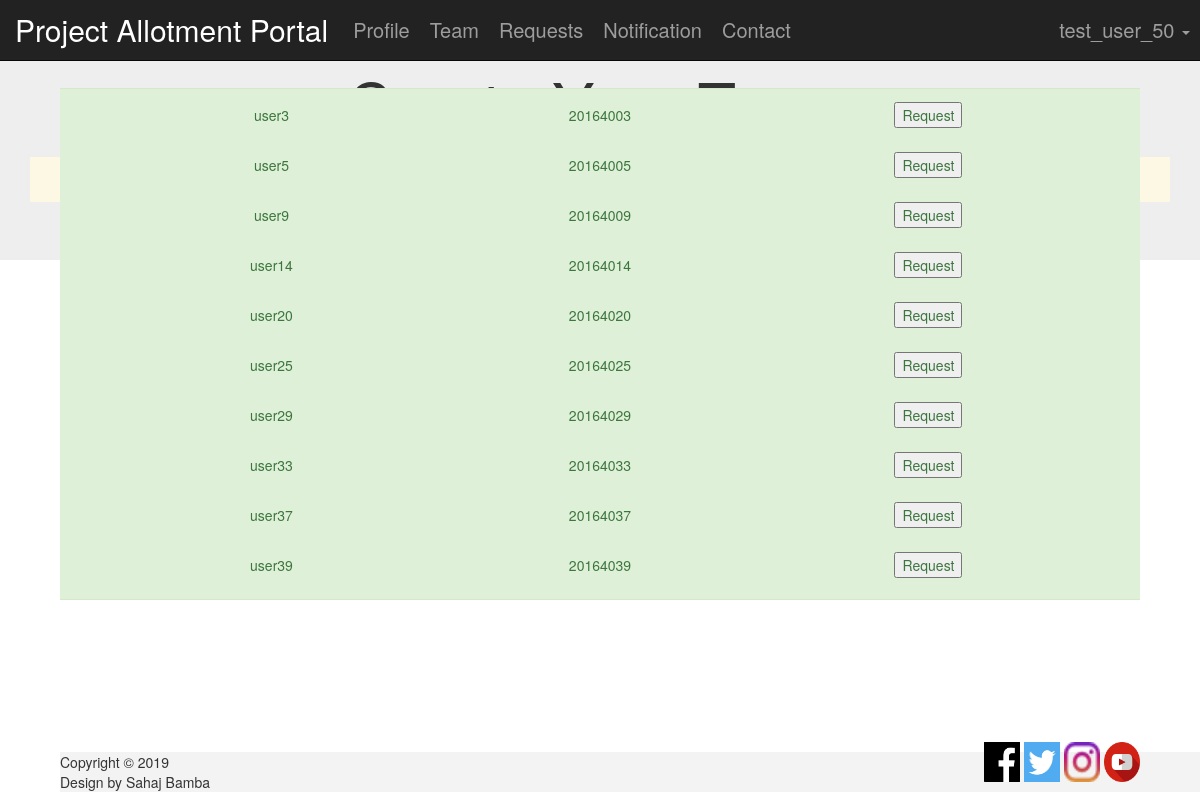
The app's page /accounts/team/ (signed in) with its own data.
### accounts/models.py (models this page shows, shortened)
class User_details(models.Model):
    GENDER_CHOICES =(
        ('F','Female'),
        ('M','Male'),
        ('P','Prefer Not To Say')
    )
    user_reg_no = models.DecimalField(verbose_name="reg_no", max_digits=8, decimal_places=0, unique=True,blank=False)
    user_email = models.EmailField(verbose_name="email", max_length=100,unique=True,blank=False)
    user_name = models.CharField(verbose_name="name", max_length=100,blank=False)
    user_gender = models.CharField(max_length=1, choices=GENDER_CHOICES)
    user_cpi = models.DecimalField(verbose_name="cpi", max_digits=4 , decimal_places=2,blank=False)
    user_bio = models.TextField(verbose_name="bio", max_length=1000)
    user_contact = models.CharField(verbose_name="contact",blank=False,max_length=15)
    authority = models.IntegerField(verbose_name="authority", default=0)
    email_verified = models.IntegerField(verbose_name="email_verified", default=0)
    data_verified = models.IntegerField(verbose_name="data_verified", default=0)
    user_user = models.OneToOneField(User, default=None, on_delete=models.CASCADE)
    user_pic = models.ImageField(default='default.png',blank=True)

### accounts/views.py (the view, shortened to what this page needs)
def team(request):
    if request.session['gamer_authority'] > 4 :
        return redirect('Project_Allotment_Portal:home')
    update(request)
    mem1 = User_details.objects.filter(authority=1).filter(data_verified=2)
    mem2 = User_details.objects.filter(authority=2).filter(data_verified=2)
    mem3 = User_details.objects.filter(authority=3).filter(data_verified=2)
    mem4 = User_details.objects.filter(authority=4).filter(data_verified=2)
    mem5 = user_requests.objects.filter(user_from=request.user)
    mem5_ = user_requests.objects.filter(user_to=request.user)
    mem1_ = User_details.objects.none()
    mem2_ = User_details.objects.none()
    mem3_ = User_details.objects.none()
    mem4_ = User_details.objects.none()
    mem6 = User_details.objects.none()
    for j in mem1:
        f=0
        for i in mem5 :
            if j.user_user == i.user_to:
                f=1
                break
        for i in mem5_ :
            if j.user_user == i.user_from:
                f=1
                break
        if f==0:
            for i in mem5_:
                if j.user_user == i.user_to:
                    f = 1
                    break
        if f==0 :
            mem1_ |= User_details.objects.filter(user_user = j.user_user)
    for j in mem2:
        f=0
        for i in mem5 :
            if j.user_user == i.user_to:
                f=1
                break
        if f==0:
            for i in mem5_:
                if j.user_user == i.user_from:
                    f = 1
                    break
        if f==0:
            mem2_ |= User_details.objects.filter(user_user = j.user_user)
    for j in mem3:
        f=0
        for i in mem5 :
            if j.user_user == i.user_to:
                f=1
                break
        if f==0:
            for i in mem5_ :
                if j.user_user == i.user_from:
                    f = 1
                    break
        if f==0:
            mem3_ |= User_details.objects.filter(user_user = j.user_user)
    for j in mem4:
        f=0
        for i in mem5 :
            if j.user_user == i.user_to:
                f=1
                break
        if f==0:
            for i in mem5_:
                if j.user_user == i.user_from:
                    f = 1
                    break
        t = Team_details.objects.get(team_leader = j.user_user)
        if request.session['gamer_authority'] == 1 and t.team_member_1 != None :
            f=1
        elif request.session['gamer_authority'] == 2 and t.team_member_2 != None :
            f=1
        elif request.session['gamer_authority'] == 3 and t.team_member_3 != None :
            f=1
        if f==0:
            mem4_ |= User_details.objects.filter(user_user = j.user_user)
    team_mems=0
    team_mems_1=0
    team_mems_2=0
    team_mems_3=0
    f=0;
    if request.session['gamer_authority'] == 1:
        try :
            tm = Team_details.objects.get(team_member_1=request.user)
        except ObjectDoesNotExist:
            f=1
    elif request.session['gamer_authority'] == 2:
        try:
            tm = Team_details.objects.get(team_member_2=request.user)
        except ObjectDoesNotExist:
            f=1
    elif request.session['gamer_authority'] == 3:
        try :
            tm = Team_details.objects.get(team_member_3=request.user)
        except ObjectDoesNotExist:
            f=1
    else :
        f=1
    if f==0:
        mem6 |= User_details.objects.filter(user_user=tm.team_leader)
        mem6 |= User_details.objects.filter(user_user=tm.team_member_3)
        mem6 |= User_details.objects.filter(user_user=tm.team_member_2)
        mem6 |= User_details.objects.filter(user_user=tm.team_member_1)
    return render(request, 'accounts/team.html', {'mem1':mem1_, 'mem2':mem2_, 'mem3':mem3_, 'mem4':mem4_, 'mem5':mem5 , 'mem6':mem6, 'team_mems':team_mems, 'team_mems_1':team_mems_1, 'team_mems_2':team_mems_2, 'team_mems_3':team_mems_3} )

### accounts/views.py (called while the page is built)
def update(request):
    try:
        if request.user.is_authenticated:
            temp = User_details.objects.get(user_user=request.user)
            request.session['gamer_data_verified'] = temp.data_verified
            request.session['gamer_authority'] = temp.authority
        else :
            request.session['gamer_data_verified'] = 0
            request.session['gamer_authority'] = 0
    except ObjectDoesNotExist:
        request.session['gamer_data_verified'] = 0
        request.session['gamer_authority'] = 0

### accounts/templates/accounts/team.html (shortened to what this page needs)
{% extends 'base.html' %}
{% load static %}
{% block statics %}
    <link rel="stylesheet" type="text/css" href="{% static 'Project_Allotment_Portal/stylesheet/team.css' %} " >
{% endblock %}
{% block title2 %}
    Create Your Team
{% endblock %}
{% block quote %}
    Your team is as strong as your weakest link so think carefully
{% endblock %}
{% block content %}
    {% if request.session.gamer_data_verified <= 1 %}
        <h1> Please wait for your details verification first. </h1>
    {% elif request.session.gamer_data_verified == 2 %}
        {% if request.session.gamer_authority <= 3 %}
            <div class="cat row alert alert-success" style="pointer-events: none;">
			    <div class="all_pro" style="display: block;">
                    {% for mem in mem4 %}
                        <div class=" col-sm-12 product">
                            <div class="title">
                                {{ mem.user_name }}
                            </div>
                            <div class="description">
                                {{ mem.user_reg_no }}
                            </div>
                            <div class="rate" style="pointer-events: all;">
                                <form  style="display: inline;" class="my-form" action="{% url 'accounts:team' %} " method="post">
                                    <input type="submit" value="Request">
                                </form>
                            </div>
                        </div>
                    {% endfor %}
                </div>
		    </div>
        {% endif %}
    {% endif %}
{% endblock %}

### Project_Allotment_Portal/templates/base.html (shortened to what this page needs)
{% load static  %}
<!DOCTYPE html>
<html>
	<head>
	    <meta name="viewport" content="width=device-width, initial-scale=1.0, maximum-scale=1.0, user-scalable=0">	<link rel="stylesheet" href="https://maxcdn.bootstrapcdn.com/bootstrap/3.3.7/css/bootstrap.min.css">
	    <link rel="stylesheet" type="text/css" href="{% static 'Project_Allotment_Portal/stylesheet/base.css' %}">
        {% block statics %}
        {% endblock %}
    </head>
	<body>
		<nav class="navbar navbar-fixed-top navbar-inverse">
		    <div class="container-fluid">
			    <div class="navbar-header">
                    <div class="active"><a class="navbar-brand active" href="{% url 'Project_Allotment_Portal:home' %}">Project Allotment Portal</a>
                    </div>
			    </div>
                <div class="collapse navbar-collapse" id="main-nav-bar">
                    <ul class="nav navbar-nav">
                        {% if user.is_authenticated %}
                            <li ><a href="{% url 'accounts:profile' %}">Profile</a></li>
                            {% if request.session.gamer_authority < 5 %}
                                <li ><a href="{% url 'accounts:team' %}">Team</a></li>
                                <li ><a href="{% url 'accounts:requests' %}">Requests</a></li>
                                <li ><a href="{% url 'Project_Allotment_Portal:notification' %}">Notification</a></li>
                            {% endif %}
                        {% endif %}
                        <li ><a href="{% url 'Project_Allotment_Portal:contact' %}">Contact</a></li>
                    </ul>
                    <ul class="nav navbar-nav navbar-right" >
                        {% if user.is_authenticated %}
                            <li class="dropdown"><a class="dropdown-toggle" data-toggle="dropdown" href="#"> {{ user.username }} <span class="caret"></span></a>
                            </li>
                        {% else %}
                            <li><a href="{% url 'accounts:signup' %}"><span class="glyphicon glyphicon-user"></span> Sign Up</a></li>
                            <li><a href="{% url 'accounts:login' %}"><span class="glyphicon glyphicon-log-in"></span> Login</a></li>
                        {% endif %}
                    </ul>
                </div>
            </div>
		</nav>
        <div class="jumbotron">
            <div class="container text-center">
				<h1>
                    {% block title2 %}
                    {% endblock %}
                </h1>
				<strong>
                    <h2 class="mark">
                        {% block quote %}
                        {% endblock %}
                    </h2>
                </strong>
			</div>
		</div>
        <div class="main" style="min-height: 570px;">
            {% block content %}
            {% endblock %}
        </div>
        <div class="footer" >
            <div class="txt">
                Copyright © 2019<br> Design by Sahaj Bamba
            </div>
			<div class="social" >
				<div class="tag" >
                    <div class="image" style=" border: solid 0px red; background-image: url({% static 'Project_Allotment_Portal/pictures/logos/fb.jpg'%});" >
                    </div>
                </div>
                <div class="tag" >
                    <div class="image" style="background-image: url({% static 'Project_Allotment_Portal/pictures/logos/twitter.jpg'%}); " >
                    </div>
                </div>
                <div class="tag" >
                    <div class="image" style=" border: solid 0px red; background-image: url({% static 'Project_Allotment_Portal/pictures/logos/instagram.png'%}); " >
                    </div>
                </div>
                <div class="tag" >
                    <div class="image" style=" border: solid 0px red; background-image: url({% static 'Project_Allotment_Portal/pictures/logos/youtube.png'%}); " >
                    </div>
				</div>
			</div>
	    </div>
	</body>
</html>

### accounts/static/Project_Allotment_Portal/stylesheet/base.css (style rules this page uses)
.navbar-brand { padding: 20px 15px; font-size: 30px; }
#main-nav-bar>ul>li>a { padding: 20px 10px; font-size:20px }
.tag { height: 100%; width: 3%;display: inline-block; }
.social { text-align: right; height: 100%; width: 100%; position: absolute; top: -25%; display: block; right: 10%; }
.footer { position: fixed; bottom: 1%; left: 5%; height: 5%; display: block; border: solid 0px blue; width: 100%; background-color: #f3f3f3; z-index: 5; }
.image { display: inline-block; height: 100%; width: 100%; background-size: 100% 100%; }
.main { position: fixed; height: 82%; width: 90%; left: 5%; top: 11%; display: block; border: solid 0px black; z-index: 3; overflow: auto; min-height: 540px; }

### accounts/static/Project_Allotment_Portal/stylesheet/team.css (style rules this page uses)
.cat > .all_pro { display: none; cursor: default; }
.cat { text-align: center; padding: 5px; cursor: pointer; }
.cat .product { display: block; height: 50px; border: solid 0px red; padding: 8px; }
.cat > .all_pro { display: none; }
.product > div { display: inline-block; border: solid 0px black; position: relative; top: 0px; }
.product .title { width: 20%; height: auto; }
.product .description { width: 40%; }
.product .rate { width: 20%; }

### records on screen
User_details: user_name "user3", user_reg_no "20164003"
User_details: user_name "user5", user_reg_no "20164005"
User_details: user_name "user9", user_reg_no "20164009"
User_details: user_name "user14", user_reg_no "20164014"
User_details: user_name "user20", user_reg_no "20164020"
User_details: user_name "user25", user_reg_no "20164025"
User_details: user_name "user29", user_reg_no "20164029"
User_details: user_name "user33", user_reg_no "20164033"
User_details: user_name "user37", user_reg_no "20164037"
User_details: user_name "user39", user_reg_no "20164039"

### other values on screen
{{ user.username }} "test_user_50"
